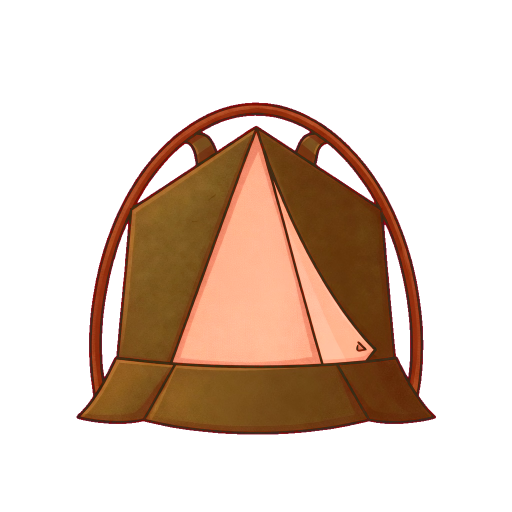
#> input picture layers/small-tent/body/ember-rust.png, 1024 x 1024 px (shown at 1/2 size)
$ python -i library.py   (imports and definitions only)
#> lines starting #> are read from the running program, lines starting #| are printed output that depends on the picture
#> further down, picture is the input picture: PIL image 1024x1024 RGBA; mean R, G, B, A 180.2, 42.4, 121.5, 80.7
"""Candidate production-layer factory.

Recolors locked canonical body isolations, draws expression/structure/gear
at published anchors, and fills missing PNGs so config and disk reconcile.
Does not invent per-asset coordinates.
"""

from __future__ import annotations

import math
import random
from pathlib import Path

from PIL import Image, ImageChops, ImageDraw, ImageFilter, ImageEnhance

from . import config
from .paths import LAYERS, ROOT

CANVAS = (1024, 1024)
UMBER = (58, 42, 34)
CREAM = (245, 228, 200)

BODY_COLORS: dict[str, tuple[int, int, int]] = {
    "trail-olive": (92, 110, 62),
    "ember-rust": (176, 92, 48),
    "navy-night": (42, 62, 110),
    "camp-orange": (214, 118, 48),
    "burgundy-quilt": (128, 42, 58),
    "mustard-seed": (196, 148, 52),
    "cream-fleece": (232, 214, 186),
    "sky-flannel": (110, 156, 196),
    "plum-preserve": (110, 58, 92),
    "storm-charcoal": (72, 76, 82),
    "forest-green": (52, 112, 68),
    "royal-blue": (48, 78, 156),
    "sand-tan": (196, 162, 112),
    "camp-red": (168, 48, 48),
    "granite-gray": (120, 124, 128),
    "alpine-teal": (42, 128, 132),
    "wild-purple": (112, 72, 148),
    "sun-yellow": (228, 186, 52),
    "dusty-rose": (201, 92, 118),
    "aurora": (72, 148, 132),
    "north-star-navy": (28, 42, 88),
}

MASTERS = {
    "sleeping-bag": LAYERS / "sleeping-bag" / "body" / "ember-rust.png",
    "small-tent": LAYERS / "small-tent" / "body" / "forest-green.png",
    "large-tent": LAYERS / "large-tent" / "body" / "royal-blue.png",
}

ARM_MASTERS = {
    "sleeping-bag": LAYERS / "sleeping-bag" / "arms-rear" / "rest.png",
    "small-tent": LAYERS / "small-tent" / "arms-rear" / "rest.png",
    "large-tent": LAYERS / "large-tent" / "arms-rear" / "rest.png",
}

LEG_MASTERS = {
    "sleeping-bag": LAYERS / "sleeping-bag" / "legs-rear" / "short-legs.png",
    "small-tent": LAYERS / "small-tent" / "legs-rear" / "short-legs.png",
    "large-tent": LAYERS / "large-tent" / "legs-rear" / "short-legs.png",
}


def empty() -> Image.Image:
    return Image.new("RGBA", CANVAS, (0, 0, 0, 0))


# [117 lines left out: functions save_png, face_keepout, fabric_mask, recolor_fabric, two_tone, not called in this run]


def grain(im: Image.Image, amount: int = 8) -> Image.Image:
#> called with amount = 8
    rng = random.Random(7)
    noise = Image.new("L", im.size, 0)
#> noise: PIL image 1024x1024 L; every value is 0
    n = noise.load()
    for y in range(0, 1024, 2):
        for x in range(0, 1024, 2):
            v = rng.randint(0, amount)
            n[x, y] = v
    noise = noise.filter(ImageFilter.GaussianBlur(0.6))
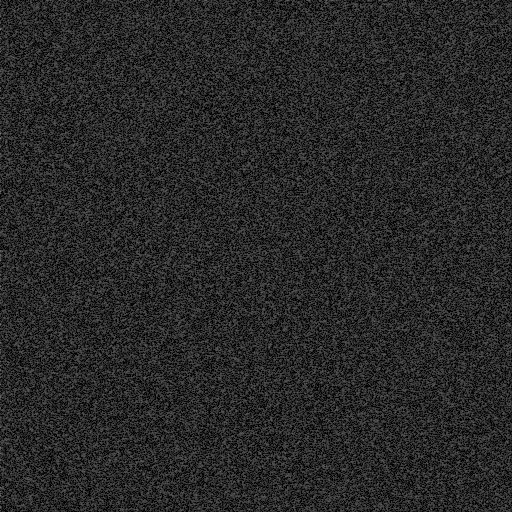
#> noise: PIL image 1024x1024 L (shown at 1/2 size); min 0, max 6, mean 0.929; drawn with min black and max white
    overlay = Image.merge("RGBA", (noise, noise, noise, noise.point(lambda p: min(40, p * 3))))
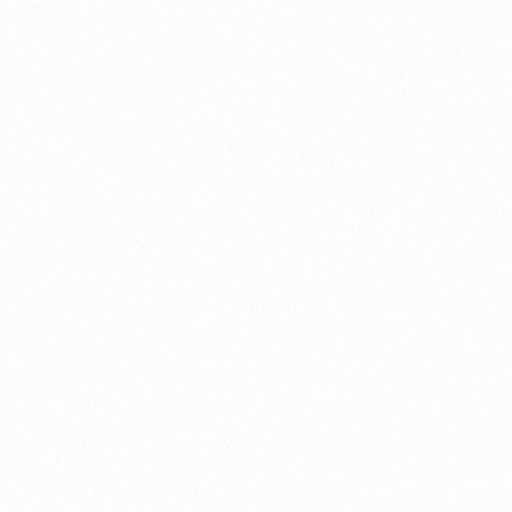
#> overlay: PIL image 1024x1024 RGBA (shown at 1/2 size); mean R, G, B, A 0.929, 0.929, 0.929, 2.79; transparent parts drawn white
    return Image.alpha_composite(im.convert("RGBA"), overlay)


# [677 lines left out: functions paint_eyes, paint_brows, paint_mouth, paint_facial, paint_pattern, paint_structural and 16 more, not called in this run]


# Count of production layer PNGs on disk. Bump only when a trait PNG is accepted or removed.
PRODUCTION_LAYER_PNG_COUNT = 129


# [105 lines left out: functions required_paths, build_all, not called in this run]

>>> from PIL import Image
>>> picture = Image.open('../../layers/small-tent/body/ember-rust.png')
>>> result = grain(picture)
